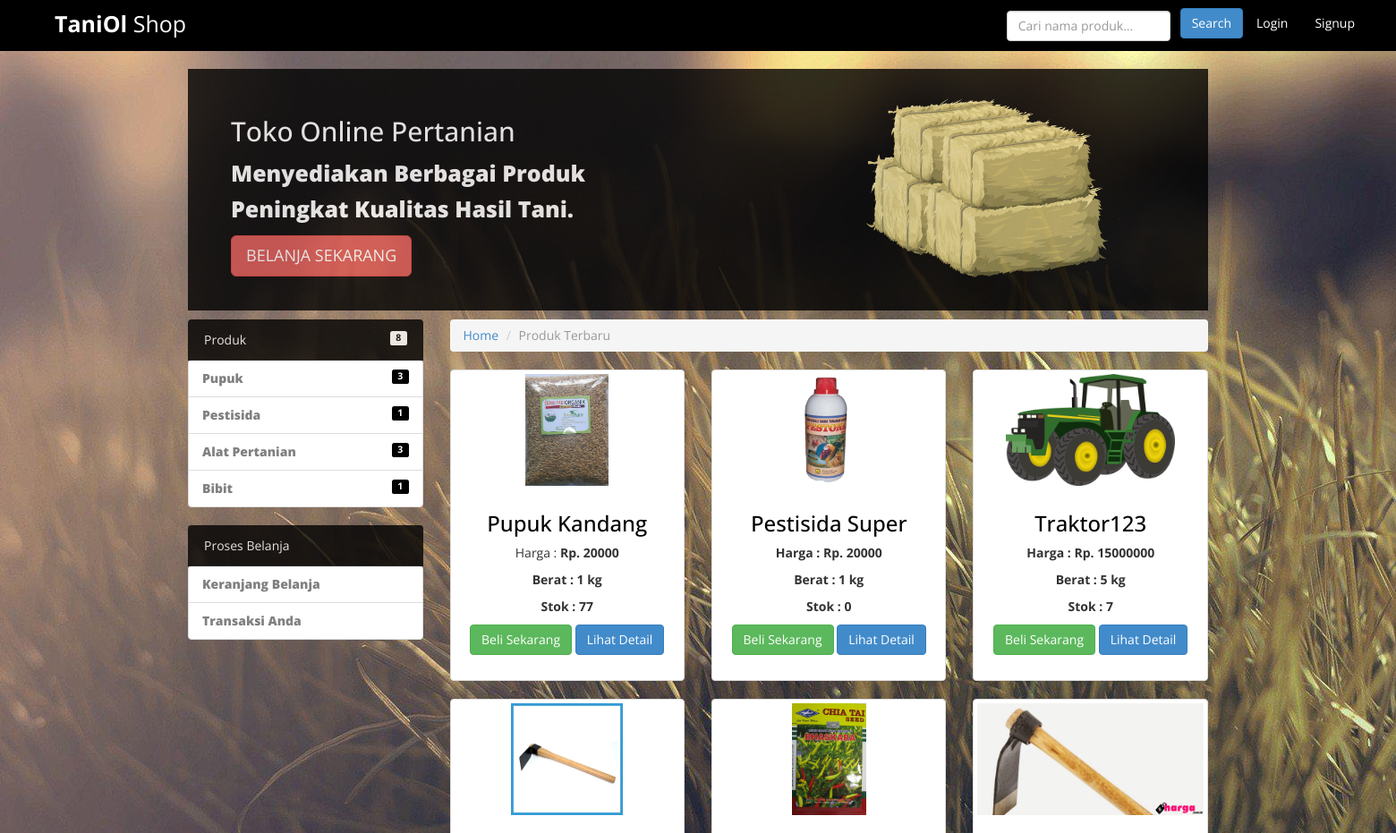
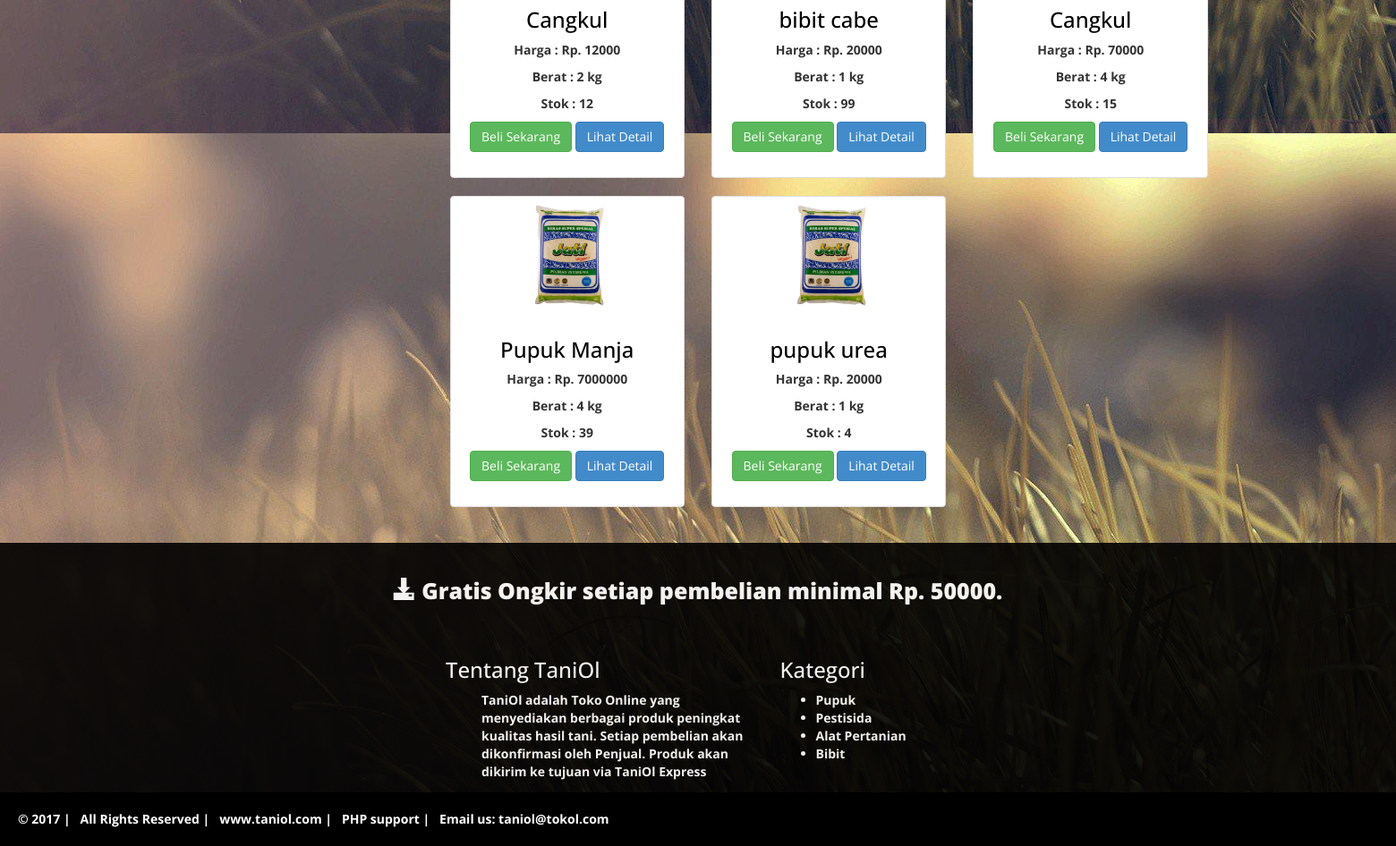
The page / on the database its author committed (2 pictures, top to bottom).
### tables this page shows
CREATE TABLE `produk` (
  `id` int(5) NOT NULL,
  `kategori` varchar(30) NOT NULL,
  `nama` varchar(100) NOT NULL,
  `berat` varchar(10) NOT NULL,
  `harga` int(30) NOT NULL,
  `stok` int(5) NOT NULL,
  `foto` varchar(100) NOT NULL,
  `deskripsi` varchar(65000) NOT NULL
);

### application/controllers/Home.php (called while the page is built, shortened)
<?php
class Home extends CI_Controller {
	function __construct()
	{
		$this->load->model('products_model');
		$this->load->model('users_model');
	}
	public function index()
	{
		$data['allProducts'] = $this->products_model->getAllProduct();
		$data['currentUser'] = $this->users_model->currentUser();
		$this->load->view('home', $data);
	}
}

### index.php (called while the page is built, shortened)
<?php
require_once BASEPATH.'core/CodeIgniter.php';

### application/models/products_model.php (called while the page is built, shortened)
<?php
class Products_model extends CI_Model {
    function getAllProduct(){
        return $this->db->get('produk');
    }
}
?>

### application/views/home.php (the view, shortened to what this page needs)
<!DOCTYPE html>
<html lang="en">
<head>
    <link href="<?php echo base_url(); ?>assets/css/bootstrap.css" rel="stylesheet">
    <link href="<?php echo base_url(); ?>assets/css/font-awesome.min.css" rel="stylesheet" />
    <link href="<?php echo base_url(); ?>assets/ItemSlider/css/main-style.css" rel="stylesheet" />
    <link href="<?php echo base_url(); ?>assets/css/style.css" rel="stylesheet" />
</head>
<body>
    <?php $this->load->view('component/header'); ?>
    <div class="container" style="margin-top: 10px">
        <div class="row">
            <div class="col-md-3">
                <?php $this->load->view('component/left_side'); ?>
            </div>
            <div class="col-md-9">
                <div>
                    <ol class="breadcrumb">
                        <li><a href="<?php echo base_url(); ?>">Home</a></li>
                        <li class="active">Produk Terbaru</li>
                    </ol>
                </div>
                <div class="row">
                    <?php
                    if($allProducts->num_rows() == 0){
                        echo "<h4>Data is empty</h4>";
                    }else{
                        foreach($allProducts->result() as $item){ ?>
                            <div class="col-md-4 text-center col-sm-6 col-xs-6">
                                <div class="thumbnail product-box">
                                    <img src="<?php echo base_url(); ?>assets/img/<?php echo $item->foto ?>" style="height: 125px">
                                    <div class="caption">
                                    <h3>
                                        <a href="#">
                                            <?php echo $item->nama ?>
                                        </a>
                                    </h3>
                                    <p>Harga : <strong>Rp. <?php echo $item->harga ?>  </p>
                                    <p>Berat : <?php echo $item->berat ?> kg   </p>
                                    <p>Stok : <?php echo $item->stok ?>   </p>
                                    <p>
                                        <a href="<?php echo base_url(); ?>product/buy/<?php echo $item->id ?>" class="btn btn-success" role="button">Beli Sekarang</a>
                                        <a href='<?php echo base_url(); ?>product/details/<?php echo $item->id ?>' class='btn btn-primary' role='button'>Lihat Detail</a>
                                    </p>
                                    </div>
                                </div>
                            </div>
                    <?php
                        }
                    }
                    ?>
                </div>
            </div>
        </div>
    </div>
    <?php $this->load->view('component/footer'); ?>
</body>
</html>

### application/views/component/header.php (shortened to what this page needs)
<nav class="navbar navbar-default" role="navigation">
    <div class="container-fluid">
        <div class="navbar-header">
            <a class="navbar-brand" href="<?php echo base_url(); ?>"><strong>TaniOl</strong> Shop</a>
        </div>
        <div class="collapse navbar-collapse" id="bs-example-navbar-collapse-1">
            <ul class="nav navbar-nav navbar-right">
                <?php
                if(!empty($this->session->userdata('username'))){ ?>
                    <li class="dropdown">
                        <a class="dropdown-toggle" data-toggle="dropdown" href="#">
                        <span class="caret"></span></a>
                        <ul class="dropdown-menu">
                            <li><a href='<?php echo base_url(); ?>user/view'>Lihat Profil</a></li>
                            <li><a href='<?php echo base_url(); ?>user/edit'>Edit Profil</a></li>
                            <li><a href="<?php echo base_url(); ?>user/logout">Logout</a></li>
                        </ul>
                    </li> <?php
                }else{ ?>
                    <li><a href="<?php echo base_url(); ?>user">Login</a></li> <?php
                }
                if(!empty($this->session->userdata('username'))){ ?>
                    <li style="padding-right: 60px;"></li> <?php
                }else{ ?>
                    <li><a href="<?php echo base_url(); ?>user/signup">Signup</a></li> <?php
                } ?>
            </ul>
            <form method="POST" action="<?php echo base_url(); ?>product/search" class="navbar-form navbar-right" role="search">
                <div class="form-group">
                    <input type="text" name="keyword" placeholder="Cari nama produk..." class="form-control">
                </div>
                <button name="klikcari" type="submit" class="btn btn-primary">Search</button>
            </form>
        </div>
    </div>
</nav>
<div class="container">
    <div class="col-md-12 download-app-box text-left" style="background-color:#000; border: solid #000; opacity:0.8; filter:alpha(opacity=40);">
        <div class="col-md-6">
                <h2>Toko Online Pertanian </h2>
                <p>Menyediakan Berbagai Produk Peningkat Kualitas Hasil Tani.</p>
                <a href="<?php echo base_url(); ?>product#product" class="btn btn-danger btn-lg">BELANJA SEKARANG</a>
            </div>
        <div class="col-md-6">
            <div id="myCarousel" class="carousel slide" data-ride="carousel" style="float: right; margin-right: 50px">
            <div class="carousel-inner" role="listbox">
                <div class="item active">
                    <img src="<?php echo base_url(); ?>assets/img/hay.png" alt="" style="height: 200px;">
                </div>
            </div>
        </div>
        </div>
    </div>
</div>

### application/views/component/left_side.php
<div>
    <a href="<?php echo base_url(); ?>product" class="list-group-item active" style="background-color:#000; border: solid #000; opacity:0.8; filter:alpha(opacity=40);">Produk
        <span class="label label-primary pull-right" style="color: #000; background-color: white;">
            <?php echo $allProducts->num_rows(); ?>
        </span>
    </a>
    <ul class="list-group">
        <?php
            $no = 1;
            $arrData = array();
            foreach($allProducts->result() as $item){
                $flag = true;
                $a = array();
                if($no == 1){
                    $a['category'] = $item->kategori;
                    $a['count'] = 1;
                    array_push($arrData, $a);
                }else{
                    foreach($arrData as $key => $arrDataItem){
                        if($item->kategori == $arrDataItem['category']){
                            $flag = false;
                            $arrData[$key]['count'] = $arrDataItem['count'] += 1;
                        }
                    }
                    if($flag == true){
                        $a['category'] = $item->kategori;
                        $a['count'] = 1;
                        array_push($arrData, $a);
                    }
                }
                $no++;
            }
            foreach($arrData as $item){ ?>
                <li class="list-group-item"><a href="<?php echo base_url() ?>product/index/<?php echo $item['category'] ?>"><?php echo $item['category'] ?></a>
                    <span class="label label-primary pull-right" style="color: white; background-color: #000;">
                        <?php echo $item['count'] ?>
                    </span>
                </li>
            <?php
            }
        ?>
    </ul>
</div>
<div>
    <a href="#belanja" class="list-group-item active" style="background-color:#000; border: solid #000; opacity:0.8; filter:alpha(opacity=40);">Proses Belanja
    </a>
    <ul class="list-group">
        <li class="list-group-item">
            <?php
            if(empty($this->session->userdata('username'))){ ?>
                <a href="<?php echo base_url(); ?>user/index/alert">Keranjang Belanja</a>
            <?php }else{ ?>
                <a href="<?php echo base_url(); ?>product/cart">Keranjang Belanja</a> <?php
            } ?>
        </li>
        <li class="list-group-item">
            <?php
            if(empty($this->session->userdata('username'))){ ?>
                <a href="<?php echo base_url(); ?>user/index/alert">Transaksi Anda</a>
            <?php }else{ ?>
                <a href="<?php echo base_url(); ?>product/transaction">Transaksi Anda</a> <?php
            } ?>
        </li>
    </ul>
</div>

### application/views/component/footer.php
<div class="col-md-12 download-app-box text-center" style="background-color:#000; border: solid #000; opacity:0.9; filter:alpha(opacity=40);">
    <span class="glyphicon glyphicon-download-alt"></span> Gratis Ongkir setiap pembelian minimal Rp. 50000.
</div>
<div class="container col-md-12" style="background-color:#000; border: solid #000; opacity:0.9; filter:alpha(opacity=40);">
    <div class="col-md-12" style="margin-left: 450px;">
        <div class="col-md-3" style="color: white;">
            <h3>Tentang TaniOl</h3>
            <ul>
                TaniOl adalah Toko Online yang menyediakan berbagai produk peningkat kualitas hasil tani. Setiap pembelian akan dikonfirmasi oleh Penjual. Produk akan dikirim ke tujuan via TaniOl Express
            </ul>
        </div>
        <div class="col-md-3" style="color: white;">
            <h3>Kategori</h3>
            <ul>
                <?php
                    $no = 1;
                    $arrData = array();
                    foreach($allProducts->result() as $item){
                        $flag = true;
                        $a = array();
                        if($no == 1){
                            $a['category'] = $item->kategori;
                            $a['count'] = 1;
                            array_push($arrData, $a);
                        }else{
                            foreach($arrData as $key => $arrDataItem){
                                if($item->kategori == $arrDataItem['category']){
                                    $flag = false;
                                    $arrData[$key]['count'] = $arrDataItem['count'] += 1;
                                }
                            }
                            if($flag == true){
                                $a['category'] = $item->kategori;
                                $a['count'] = 1;
                                array_push($arrData, $a);
                            }
                        }
                        $no++;
                    }
                    foreach($arrData as $item){ ?>
                        <li><a href="<?php echo base_url() ?>product/index/<?php echo $item['category'] ?>" style="color: white;"><?php echo $item['category'] ?></a></li>
                    <?php
                    }
                ?>
            </ul>
        </div>
    </div>
</div>
<div class="col-md-12 end-box ">
    &copy; 2017 | &nbsp; All Rights Reserved | &nbsp; www.taniol.com | &nbsp; PHP support | &nbsp; Email us: taniol@tokol.com
</div>

### assets/css/style.css (style rules this page uses)
.text-center { text-align:center; }
h1, h2, h3, h4, h5, h6 { font-family:'Open Sans', sans-serif; }
.navbar-brand { font-size: 25px; padding: 15px 80px 15px 60px; }
.navbar-default .navbar-brand { color: #000000; }
.navbar-default { background-color: #000000; border-color: #000000; }
.navbar { border-radius: 0px; }
.navbar-default .navbar-nav > li > a { color: #FFF; }
.navbar-default .navbar-brand { color: #FFFFFF; }
.row { margin-bottom:10px; }
.btn { margin-bottom:5px; }
.product-box h3>a,.product-box h3>a:hover,.product-box h3>a:focus { color:#000; text-decoration:none; }
.list-group a { font-size:14px; font-weight:900; color:#808080; }
.download-app-box { background-color: #069E98; border: 1px solid #0FAA8B; padding:30px; line-height:40px; font-size:25px; font-weight:900; color:#fff; }
.end-box { padding:20px; color:#fff; background-color:#000; font-size:14px; }

### rows shown on the page
produk: kategori "Pestisida", berat "1", foto (picture), nama "Pestisida Super", harga "20000", stok "0"
produk: kategori "Bibit", berat "1", foto (picture), nama "bibit cabe", harga "20000", stok "99"
produk: foto (picture), nama "Pupuk Kandang", harga "20000", berat "1", stok "77"
produk: foto (picture), nama "Traktor123", harga "15000000", berat "5", stok "7"
produk: foto (picture), nama "Cangkul", harga "12000", berat "2", stok "12"
produk: foto (picture), nama "Cangkul", harga "70000", berat "4", stok "15"
produk: foto (placeholder picture), nama "Pupuk Manja", harga "7000000", berat "4", stok "39"
produk: foto (placeholder picture), nama "pupuk urea", harga "20000", berat "1", stok "4"

### other values the page prints
$allProducts->num_rows() "8"
$item['category'] "Pupuk"
$item['count'] "3"
$item['category'] "Alat Pertanian"
